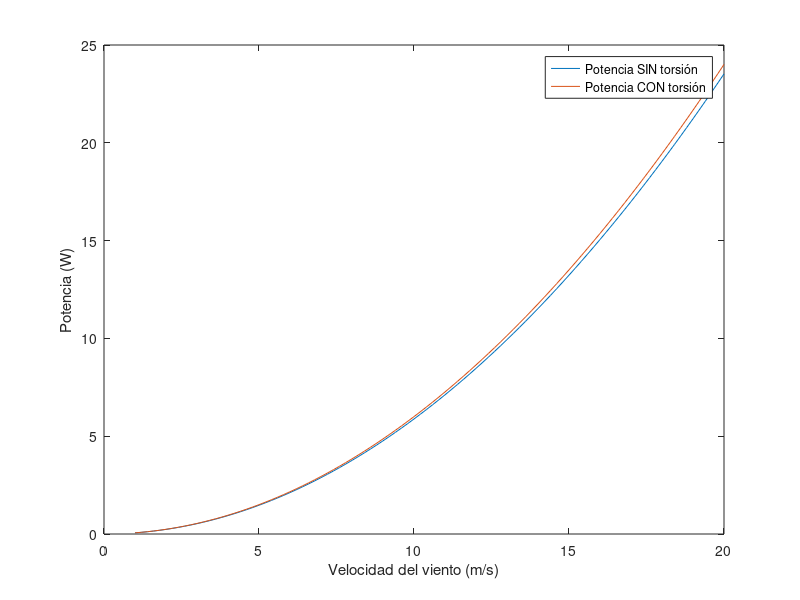

MATLAB code for this plot:
% José Antonio Fernández López
% TFG - Generación de energía con una turbina eólica flotante

%% Pruebas

%% Configuración

    % Densidad del aire
       Ro = 1.225; %Kg/m^3

    % Longitud de la pala
        L = 34; %m

    % Número de segmentos en los que se divide la pala
        N = 5;
        i = 1:N;

    % Ángulo inicial de giro
        theta_1 = 2; %Grados [º]

    % Variación de Theta_i
        Delta_theta = 0.01; %Grados [º]

        %Creamos el ángulo de torsión
        theta_i = zeros(1,N);
    
            for j = 1:N
                if j < 2
                    theta_i(1) = theta_1;
                else
                    theta_i(j) = theta_i(j-1) + Delta_theta;
                end
            end
    
        theta_1 =     (theta_1 * pi)     / 180; %Rad
        Delta_theta = (Delta_theta * pi) / 180; %Rad
        theta_i =     (theta_i .* pi)    / 180; %Rad
        
    % Densidad del material de la pala
        CFRP = 1410; %kg/m^3
        GFRP = 1500; %kg/m^3
        GFEpoxi = 1700; %kg/m^3
        dens_pala = [CFRP GFRP GFEpoxi];
    
    % Masa de la pala
        masa_pala = 5200; %Kg

%% Fórmulas para el cálculo inicial y completo de la pala de la turbina eólica.
 
  % Establecemos el buje y la punta
    Buje = 3; %m
    Punta = 0.6; %m
    L_i = L/N;

  % Se calcula la hipotenusa de borde de fuga
    H_bf = sqrt(((Buje - Punta)^2) + L^2);
  % Ahora el ángulo Phi, con el que decrece la chord line a lo largo de L
    Phi = asin( (Buje - Punta) / H_bf );
    Phi_deg = (Phi * 180) / pi;
  % Variables necesarias para el cálculo de la chord line
    altura_i = (((2*i) -1) * L) / (2*N);
    diagonal_i = (((2*i) -1) * H_bf) / (2*N);
    x_i = sqrt(diagonal_i.^2 - altura_i.^2);
   % Ya se puede obtener la línea de cuerda de cada segmento
    c_i = Buje - x_i;
    
  % Usando algunas fórmulas del desarrollo de Carlos Armenta Deu,
  % referenciado en mi trabajo.
    % Lado inicial de la pala
        c_left_i = c_i + (L_i/2) * tan(Phi);
    % Lado final de la pala
        c_right_i = c_i - (L_i/2) * tan(Phi);
    % Área de cada segmento de la pala
        S_i = ((c_left_i + c_right_i) / 2) * L_i;

    %Definición del brazo
        cateto_buje = (Buje/2) - (Punta/2);
        R_brazo = sqrt(cateto_buje.^2 + L.^2);
        brazo_i = (((2*i) -1) .* R_brazo) / (2*N);
    % Masa de cada segmento de la pala
        S_pala = sum(S_i); 
        m_i = (S_i/S_pala) * masa_pala;

    % Momento inercia del área de un trapecio
        I_area = (L_i^3).*((c_right_i.^2) + (4.*c_right_i.*c_left_i) + (c_left_i.^2)) ./ (36 .* (c_right_i + c_left_i));
        I_general = dens_pala(1) .* I_area;
        steiner_theorem = m_i .* (brazo_i.^2);

        I = I_general + steiner_theorem;

    % Momento de inercia general
        

    % Calculamos el tiempo, lo que tarda el viento para diferentes velocidades en atravesar el
    % segmento
        %intervalo_tiempo = c_i ./ u(v);
        u_viento = 1:0.2:20;
        M = length(u_viento);
        intervalo_tiempo = zeros(M,N);
        for j = 1:M
            for j2 = 1:N
                intervalo_tiempo(j,j2) = c_i(j2) ./ u_viento(j)
            end
        end
    % Tiempo de análisis de potencia
        tiempo_analisis = 60; %segundos
%% Cuando solo presenta ángulo de cabeceo
    % Fuerza del viento
        %F_viento_i = (1/2) .* Ro .* S_i .* (u(v).^2);
        F_viento_i = zeros(M,N);
        for j = 1:M
            for j2 = 1:N
                F_viento_i(j,j2) = (1/2) .* Ro .* S_i(j2) .* u_viento(j);
            end 
        end
    % Fuerza normal
        F_normal_i = F_viento_i .* sin(theta_1);
    % Momento de torsión
        torque_0 = F_normal_i .* brazo_i;
    % Torque global
        torque_global_0 = sum(torque_0,2)



    % Aceleración angular

        alpha_ang_0 = torque_0 ./ I;
    % Velocidad angular
        Omega_0 = tiempo_analisis .* alpha_ang_0;
        Omega_0 = sum(Omega_0,2);
    % Potencia de la pala
        potencia_0 = torque_global_0 .* Omega_0

%% Cuando presenta ángulo de cabeceo y torsión de los segmentos

    % Fuerza normal
        F_normal_i_torsion = F_viento_i .* sin(theta_i);
        
    % Momento de torsión
        %Se necesita multiplicar por el seno del ángulo de torsión para
        %sacar el torque del área efectiva
        torque_1 = zeros(M,N);
        %TENGO QUE CAMBIAR ESTA PARTE, POR CULPA DE LA F NORMAL DE TORSION
            for j = 1:M
                for j2 = 1:N
                    if j2 < 2
                        torque_1(j,j2) = F_normal_i_torsion(j,j2) .* brazo_i(j2);
                    else
                        torque_1(j,j2) = F_normal_i_torsion(j,j2) .* brazo_i(j2) .* cos(Delta_theta);
                    end
                end
            end

    % Torque global
        torque_global_1 = sum(torque_1,2);

    % Aceleración angular
        alpha_ang_1 = torque_1 ./ I;
    % Velocidad angular
        Omega_1 = tiempo_analisis .* alpha_ang_1;
        Omega_1 = sum(Omega_1,2)
    % Potencia de la pala
        potencia_1 = torque_global_1 .* Omega_1


        
 %% Representaciones

 %Potencia obtenida dependiendo de la velocidad del viento
    x = u_viento;
    y0 = potencia_0.';
    y1 = potencia_1.';
    figure('Name','ejemplo gráfica','NumberTitle','off');
        plot(x,y0);
        hold on;
        plot(x,y1);
        xlabel('Velocidad del viento (m/s)');
        ylabel('Potencia (W)');
        legend('Potencia SIN torsión','Potencia CON torsión')